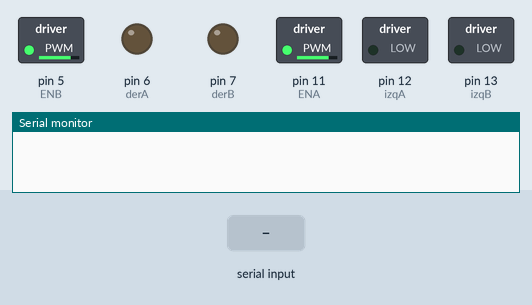
This sketch was run on a simulated Arduino Uno, built with avr-gcc and run on an emulated ATmega328P. Parts: switched loads named in the sketch (green lamp = pin HIGH), output pins drawn as LEDs (lit = HIGH), the last lines printed to the serial monitor. Inputs (shaded band) come from the test bench.

Above: at 1.2 s.
1.3 s: "e" received over the second serial link
At 2.0 s:
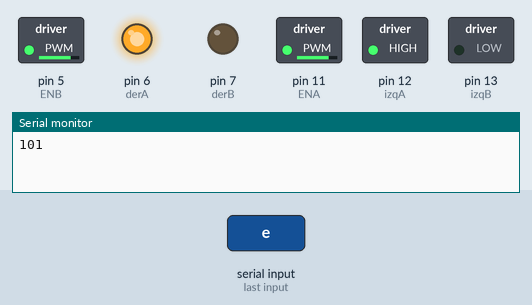
2.8 s: "d" received over the second serial link
At 3.1 s:
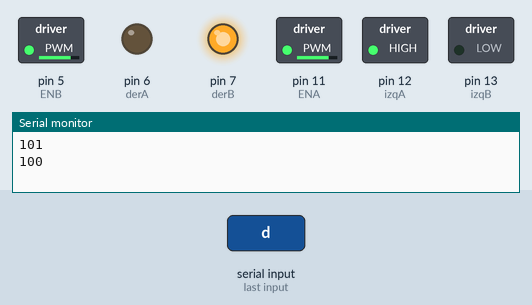
4.3 s: "b" received over the second serial link
At 5.5 s:
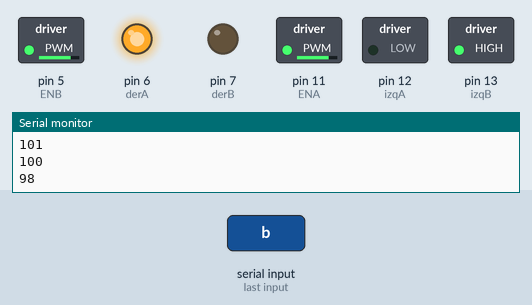
5.8 s: "a" received over the second serial link
At 6.6 s:
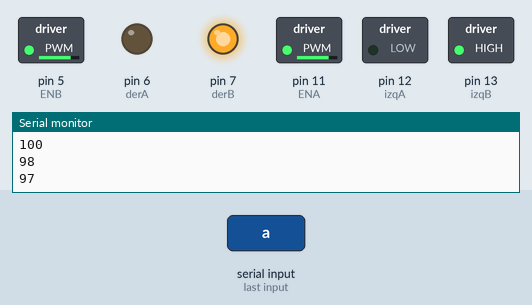
7.3 s: "c" received over the second serial link
At 7.8 s:
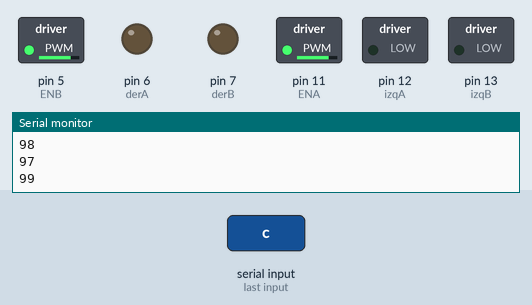
Timing chart, 0 to 9.8 s (numbered marks = the images above; inputs shaded):
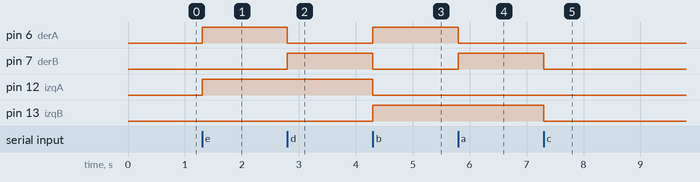

Measured:
- after the input at 1.3 s, pin 6 (derA), pin 12 (izqA): LOW → HIGH at once
- after the input at 2.8 s, pin 6 (derA): HIGH → LOW at once; pin 7 (derB): LOW → HIGH at once
- after the input at 4.3 s, pin 6 (derA), pin 13 (izqB): LOW → HIGH at once; pin 7 (derB), pin 12 (izqA): HIGH → LOW at once
- after the input at 5.8 s, pin 6 (derA): HIGH → LOW at once; pin 7 (derB): LOW → HIGH at once
- after the input at 7.3 s, pin 7 (derB), pin 13 (izqB): HIGH → LOW at once

The sketch:

main.ino
```cpp
#include <SoftwareSerial.h>
SoftwareSerial blue(2, 3);// rx -2 tx -3
int ENA  = 11;
int izqA = 12;
int izqB = 13;

int ENB  = 5;
int derA = 6;
int derB = 7;
int vel = 200; // Velocidad de los motores (0-255)

int estado = 'h'; // inicia detenido

void setup() {
Serial.begin(9600); // inicia el puerto serial para comunicacion con el Bluetooth
blue.begin(9600);
pinMode(derA, OUTPUT);
pinMode(derB, OUTPUT);
pinMode(izqA, OUTPUT);
pinMode(izqB, OUTPUT);
pinMode(ENA, OUTPUT);
pinMode(ENB, OUTPUT);
analogWrite(ENA,200);
analogWrite(ENB,200);
}

void loop() {
if(blue.available()>0){ // lee el bluetooth y almacena en estado
estado = blue.read();
}

if(estado=='e'){ // Forward
  Serial.println(estado);
digitalWrite(derB, 0);
digitalWrite(izqB, 0);
digitalWrite(derA, 1);
digitalWrite(izqA, 1);
estado = 'h';
}
if(estado=='d'){ // right
    Serial.println(estado);
digitalWrite(derB, 1);
digitalWrite(izqB, 0);
digitalWrite(derA, 0);
digitalWrite(izqA, 1);
estado = 'h';
 }
if(estado=='c'){ // Stop
    Serial.println(estado);
digitalWrite(derB, 0);
digitalWrite(izqB, 0);
digitalWrite(derA, 0);
digitalWrite(izqA, 0);
estado = 'h';
}
if(estado=='b'){ // left
    Serial.println(estado);
digitalWrite(derB, 0);
digitalWrite(izqB, 1);
digitalWrite(izqA, 0);
digitalWrite(derA, 1);
estado = 'h';
}

if(estado=='a'){ // Reverse
    Serial.println(estado);
digitalWrite(derA, 0);
digitalWrite(izqA, 0);
digitalWrite(derB, 1);
digitalWrite(izqB, 1);
estado = 'h';
 }
 if(estado=='f'){ // Reverse
    Serial.println(estado);
    estado = 'h';
 }
 }
```
